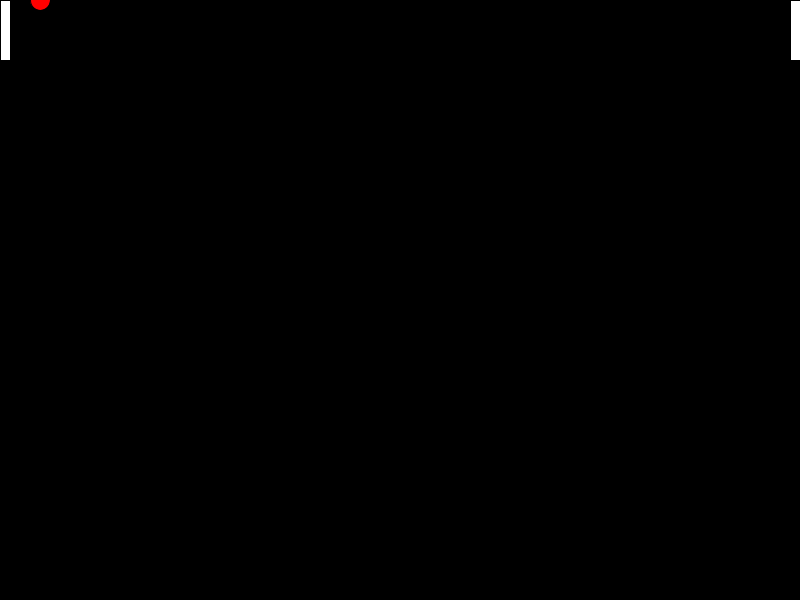
Frame 1 (no input)
Frame 60 (the mouse pressed at the canvas centre just before this capture): identical to frame 1, image omitted
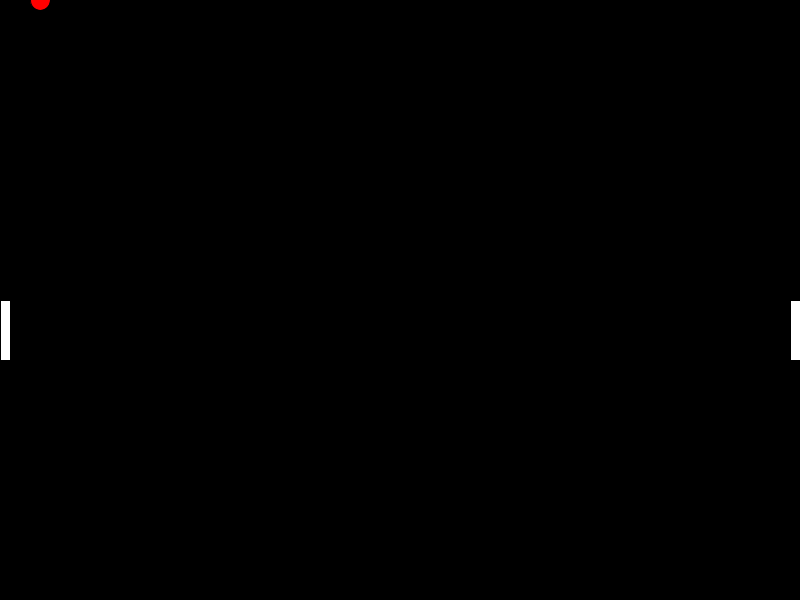
Frame 120 (the mouse held since frame 60 and released just before this capture)

The Processing sketch that drew these frames (run headless with seeded random() and noise(); from frame 60 on, the mouse is pressed at the canvas centre):

// Processing sketch: pong
// ── pong.pde
// Joe Moceri
// Pong

private boolean intro = true; 
private Player playerOne, playerTwo;
private Ball ball;

void setup()
{
  playerOne = new Player(1); // create our players with
  playerTwo = new Player(2); // an unique id 
  ball = new Ball();
  size(800, 600);
  frameRate(60);
}

void draw()
{
  updateGame();
  if(!intro) ball.update();
}

public void updateGame()
{
  background(0);
  playerOne.update();
  playerTwo.update();
  ball.drawBall();
}

public class Ball
{
  private int leftBounds, rightBounds; // our bounds determine where to check for hits
  private float bX, bY, yOffset, speed, multiplier;
  private boolean rightHit;
  
  public Ball()
  {
    rightHit = false;
    leftBounds = 20;
    rightBounds = 0;
    bX = 40;
    bY = 0;
    yOffset = 0;
    speed = 5;
    multiplier = 3;
  }
  
  public void drawBall()
  {
    fill(255, 0, 0);
    ellipse(bX, bY, 20, 20);
  }
  
  public void update()
  {
    bX = rightHit ? bX - speed : bX + speed; // move the ball left or right, depending on what was hit last
    bY += yOffset; // .. and depending on our yOffset, move it up or down every frame
  
    if(bX <= 0 || bX > 800) bX = 400; // reset if we go outside the screen x bounds ..
    if((bY - 10) <= 0 || (bY + 10) >= 600) yOffset *= -1; // or send it back if outside the screen y bounds

    checkForHit(rightHit ? playerOne : playerTwo); // pass in the player to check for depending on what was hit last
  }
  
  private void setBounds(int tLeft, int tRight)
  {
    leftBounds = tLeft;
    rightBounds = tRight;
  }
  
  private void checkForHit(Player p)
  {
    if(bY >= p.tY && bY <= p.bY && bX < leftBounds && bX > rightBounds) // if we're within range of the chosen player paddle..
    {
      float mid_point = p.tY + 30; // get the midpoint of the paddle
      speed = 5; // reset speed
      yOffset = (bY - mid_point) / multiplier; // based on the midpoint, get the yOffset (+/- determines direction)
      speed += abs(yOffset); // add in the value to our speed
      rightHit = p.id == 1 ? false : true; // set our hit flag dependent on the players unique id
      setBounds(rightHit ? 20 : 800, rightHit ? 0 : 780); // .. and set the bounds based on that flag
    }
  }
}

public class Player
{
  private float pX, tY, bY;
  public int id;

  public Player(int tId)
  {
    id = tId;
    pX = id == 1 ? 0 : 790; // set our x coord based on our unique id
    tY = 0;
    bY = 0;
  }

  public void update()
  {
    tY = mouseY;
    bY = mouseY + 60;
    fill(255);
    rect(pX, tY, 10, 60);
  }
}

void mouseMoved()
{
  if(intro) ball.bY = mouseY + 30;
}

void mouseDragged()
{
  if(intro) ball.bY = mouseY + 30;
}

void mouseReleased()
{
  if(intro)
  {
    intro = false; // once the game starts .. 
    ball.rightHit = true; // .. send the ball right for the first hit
  }
}
